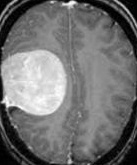
#> input picture BrainTumor_Classification_DL/uploads/aug_Y_1_0_1897.jpg, 137 x 165 px, found by its file name
$ jupyter execute --allow-errors 'Advance DL Project Brain Tumor Image Classification.ipynb'   (shell and % lines are left out)
#> lines starting #> are read from the running program, lines starting #| are printed output that depends on the picture; after the words box and inside, x2 and y2 are one past the last pixel; in counts of white or black regions, pixels touching at a corner belong together
[cell 1]
import pandas as pd
import numpy as np
import matplotlib.pyplot as plt
import os, shutil
import cv2
import matplotlib.image as mpimg
import seaborn as sns
plt.style.use('ggplot')

[cell 2]
# Dataset
import zipfile

#> (the rest of this cell did not finish here and is left out)

[cell 3]
folder = 'brain_tumor_dataset/yes/'
count = 1

#> (the rest of this cell did not finish here and is left out)

[cell 4]
folder = 'brain_tumor_dataset/no/'
count = 1

#> (the rest of this cell did not finish here and is left out)

[cell 5]
# EDA(Exploratory Data Analysis)

#> (a cell that did not finish here is left out)

[cell 7]
# Plot

#> (a cell that did not finish here is left out)

[cell 9]
# Data Augmentation
# 155(61%), 98(39%)
# imbalance

[cell 10]
import tensorflow as tf
from tensorflow.keras.preprocessing.image import ImageDataGenerator
from tensorflow.keras.models import Model
from tensorflow.keras.layers import Flatten, Dense, Dropout
from tensorflow.keras.applications.vgg19 import VGG19
from tensorflow.keras.optimizers import SGD, Adam
from tensorflow.keras.callbacks import ModelCheckpoint, EarlyStopping, ReduceLROnPlateau

[cell 11]
def timing(sec_elapsed):
    h = int(sec_elapsed / (60*60))
    m = int(sec_elapsed % (60*60) / 60)
    s = sec_elapsed % 60
    return f"{h}:{m}:{s}"

[cell 12]
def augmented_data(file_dir, n_generated_samples, save_to_dir):
    data_gen = ImageDataGenerator(rotation_range=10,
                      width_shift_range=0.1,
                      height_shift_range=0.1,
                      shear_range=0.1,
                      brightness_range=(0.3, 1.0),
                      horizontal_flip=True,
                      vertical_flip=True,
                      fill_mode='nearest')
    for filename in os.listdir(file_dir):
        image = cv2.imread(file_dir + '/' + filename)
        image = image.reshape((1,) + image.shape)
        save_prefix = 'aug_' + filename[:-4]
        i=0
        for batch in data_gen.flow(x = image, batch_size = 1, save_to_dir = save_to_dir, save_prefix = save_prefix, save_format = "jpg"):
            i+=1
            if i>n_generated_samples:
                break

[cell 13]
import os
import time

yes_path = 'brain_tumor_dataset/yes'
no_path = 'brain_tumor_dataset/no'
augmented_data_path = 'augmented_data/'

# Ensure output folders exist
os.makedirs(augmented_data_path + 'yes', exist_ok=True)
os.makedirs(augmented_data_path + 'no', exist_ok=True)

start_time = time.time()

augmented_data(file_dir = yes_path, n_generated_samples=6, save_to_dir=augmented_data_path+'yes')
#> (the call stopped at in augmented_data, `data_gen = ImageDataGenerator(rotation_range=10, width_shift_range=0.1..`: tensorflow is not available in this run)
augmented_data(file_dir = no_path, n_generated_samples=9, save_to_dir=augmented_data_path+'no')
#> (the call stopped at in augmented_data, `data_gen = ImageDataGenerator(rotation_range=10, width_shift_range=0.1..`: tensorflow is not available in this run)

end_time = time.time()
print(f"Execution Time: {end_time - start_time:.2f} seconds")

[cell 14]
def data_summary(main_path):
    yes_path = "augmented_data/yes/"
    no_path = "augmented_data/no/"

    n_pos = len(os.listdir(yes_path))
    n_neg = len(os.listdir(no_path))

    n = (n_pos + n_neg)

    pos_per = (n_pos*100)/n
    neg_per = (n_neg*100)/n

    print(f"Number of sample: {n}")
    print(f"{n_pos} Number of positive sample in percentage: {pos_per}%")
    print(f"{n_neg} Number of negative sample in percentage: {neg_per}%")

#> (a cell that did not finish here is left out)

[cell 16]
listyes = os.listdir("augmented_data/yes/")
number_files_yes = len(listyes)
print(number_files_yes)

listno = os.listdir("augmented_data/no/")
number_files_no = len(listno)
print(number_files_no)

[cell 17]
data = {'tumorous': number_files_yes, 'non-tumorous': number_files_no}

typex = data.keys()
values = data.values()

fig = plt.figure(figsize=(5,7))

plt.bar(typex, values, color="red")

plt.xlabel("Data")
plt.ylabel("No of Brain Tumor Images")
plt.title("Count of Brain Tumor Images")
plt.show()
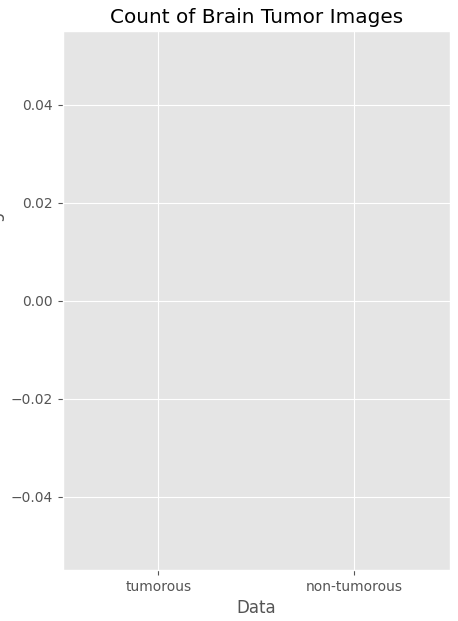
#> figure drawn by matplotlib, 1 panel
#> further down, img is the input picture: shape (165, 137, 3); min 0, max 255, mean 114.1

[cell 18]
# Data Preprocessing

[cell 19]
# Convert BGR TO GRAY
# GaussianBlur
# Threshold
# Erode
# Dilate
# Find Contours

[cell 20]
import imutils
def crop_brain_tumor(image, plot=False):
#> called with plot = True
    gray = cv2.cvtColor(image, cv2.COLOR_BGR2GRAY)
    gray = cv2.GaussianBlur(gray, (5,5), 0)
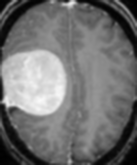
#> gray: shape (165, 137); min 0, max 250, mean 114.2

    thres = cv2.threshold(gray, 45, 255, cv2.THRESH_BINARY)[1]
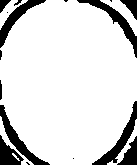
#> thres: shape (165, 137); 85.7% white; 16 black regions (6 under 20 px), largest, box (x1, y1, x2, y2) and area: (92, 101, 137, 165) 600, (77, 0, 137, 58) 581, (0, 105, 50, 165) 573
    thres =cv2.erode(thres, None, iterations = 2)
#> thres: shape (165, 137); 77.2% white; 8 black regions, largest, box (x1, y1, x2, y2) and area: (0, 103, 52, 165) 1412, (90, 99, 137, 165) 1333, (0, 0, 48, 62) 1028
    thres = cv2.dilate(thres, None, iterations = 2)
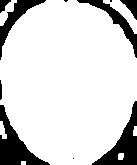
#> thres: shape (165, 137); 83.8% white; 10 black regions (3 under 20 px)

    cnts = cv2.findContours(thres.copy(), cv2.RETR_EXTERNAL, cv2.CHAIN_APPROX_SIMPLE)
#> cnts = 7 contours, 1 with area under 20; largest, box (x1, y1, x2, y2) and area: (0, 0, 137, 165) 18006, (103, 0, 137, 34) 314, (0, 0, 17, 26) 150, (0, 121, 7, 139) 59, (118, 153, 124, 160) 28, (133, 126, 137, 136) 24
    cnts = imutils.grab_contours(cnts)
    c = max(cnts, key = cv2.contourArea)
#> c = contour of 188 points, box (x1, y1, x2, y2) (0, 0, 137, 165), area 18006

    extLeft = tuple(c[c[:,:,0].argmin()][0])
#> extLeft = (0, 60)
    extRight = tuple(c[c[:,:,0].argmax()][0])
#> extRight = (136, 100)
    extTop = tuple(c[c[:,:,1].argmin()][0])
#> extTop = (46, 0)
    extBot = tuple(c[c[:,:,1].argmax()][0])
#> extBot = (50, 164)

    new_image = image[extTop[1]:extBot[1], extLeft[0]:extRight[0]]
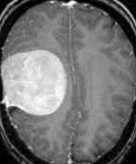
#> new_image: shape (164, 136, 3); min 0, max 255, mean 115.2

    if plot:
        plt.figure()
        plt.subplot(1, 2, 1)
        plt.imshow(image)

        plt.tick_params(axis='both', which='both',
                        top=False, bottom=False, left=False, right=False,
                        labelbottom=False, labeltop=False, labelleft=False, labelright=False)

        plt.title('Original Image')

        plt.subplot(1, 2, 2)
        plt.imshow(new_image)

        plt.tick_params(axis='both', which='both',
                        top=False, bottom=False, left=False, right=False,
                        labelbottom=False, labeltop=False, labelleft=False, labelright=False)

        plt.title('Cropped Image')
        plt.show()
    return new_image

[cell 21]
img = cv2.imread('augmented_data/yes/aug_Y_1_0_1897.jpg')
crop_brain_tumor(img, True)

[cell 22]
img = cv2.imread('augmented_data/no/aug_N_1_0_1853.jpg')
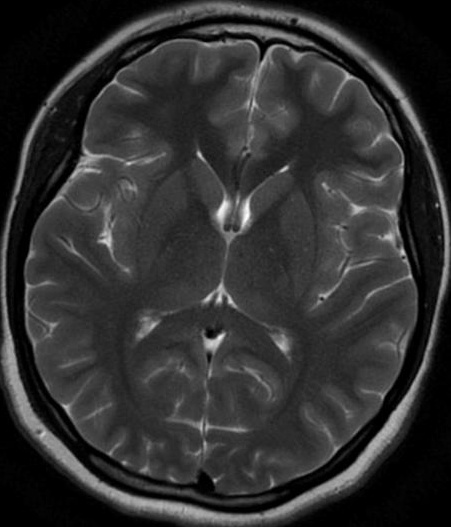
#> input picture BrainTumor_Classification_DL/uploads/aug_N_1_0_1853.jpg, 451 x 527 px, found by its file name
#> img is the input picture: shape (527, 451, 3); min 0, max 255, mean 48.7
crop_brain_tumor(img, True)
#> call 2 of crop_brain_tumor, with plot = True
#> in crop_brain_tumor (call 2), `thres = cv2.threshold(gray, 45, 255, cv2.THRESH_BINARY)[1]`:
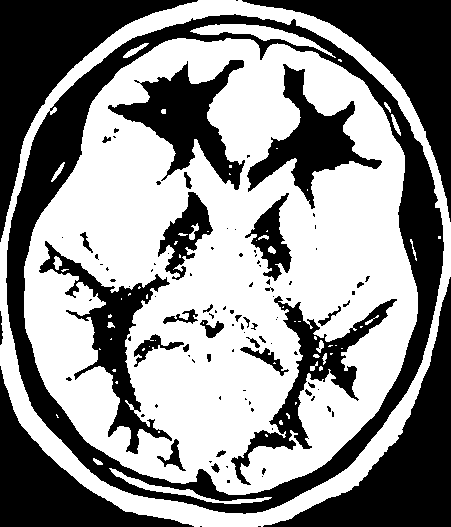
#> thres: shape (527, 451); 55.9% white; 106 black regions (70 under 20 px), largest, box (x1, y1, x2, y2) and area: (6, 14, 444, 514) 28736, (263, 277, 451, 527) 12860, (0, 0, 198, 242) 12707
#> in crop_brain_tumor (call 2), `thres =cv2.erode(thres, None, iterations = 2)`:
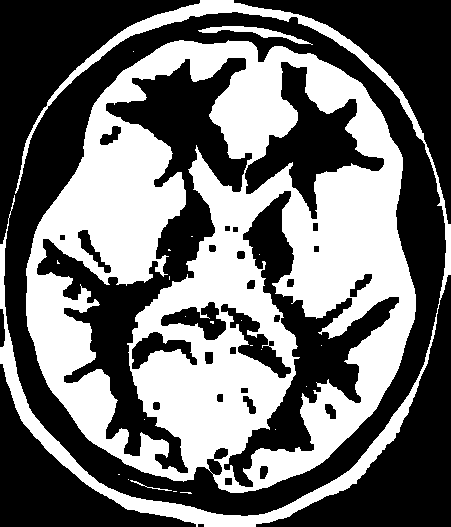
#> thres: shape (527, 451); 43.7% white; 23 white regions (19 under 20 px), largest, box (x1, y1, x2, y2) and area: (26, 40, 416, 493) 90490, (0, 0, 451, 527) 12669, (198, 26, 313, 45) 580, (130, 480, 172, 491) 59
#> in crop_brain_tumor (call 2), `thres = cv2.dilate(thres, None, iterations = 2)`:
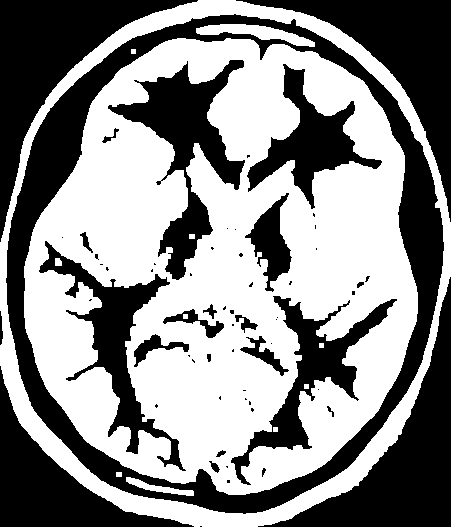
#> thres: shape (527, 451); 54.5% white; 63 black regions (39 under 20 px)
#> in crop_brain_tumor (call 2), `cnts = cv2.findContours(thres.copy(), cv2.RETR_EXTERNAL, cv2.CHAIN_APP..`: cnts = 1 contour; box (x1, y1, x2, y2) and area: (0, 0, 451, 527) 190932
#> in crop_brain_tumor (call 2), `c = max(cnts, key = cv2.contourArea)`: c = contour of 659 points, box (x1, y1, x2, y2) (0, 0, 451, 527), area 190932
#> in crop_brain_tumor (call 2), `extLeft = tuple(c[c[:,:,0].argmin()][0])`: extLeft = (0, 242)
#> in crop_brain_tumor (call 2), `extRight = tuple(c[c[:,:,0].argmax()][0])`: extRight = (450, 276)
#> in crop_brain_tumor (call 2), `extTop = tuple(c[c[:,:,1].argmin()][0])`: extTop = (198, 0)
#> in crop_brain_tumor (call 2), `extBot = tuple(c[c[:,:,1].argmax()][0])`: extBot = (194, 526)
#> in crop_brain_tumor (call 2), `new_image = image[extTop[1]:extBot[1], extLeft[0]:extRight[0]]`:
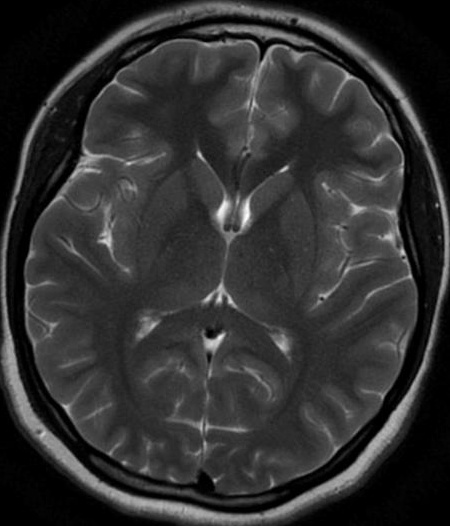
#> new_image: shape (526, 450, 3); min 0, max 255, mean 48.9

[cell 23]
folder1 = 'augmented_data/no/'
folder2 = 'augmented_data/yes/'

for filename in os.listdir(folder1):
    img = cv2.imread(folder1 + filename)
    img = crop_brain_tumor(img, False)
    cv2.imwrite(folder1 + filename, img)
for filename in os.listdir(folder2):
    img = cv2.imread(folder2 + filename)
    img = crop_brain_tumor(img, False)
    cv2.imwrite(folder2 + filename, img)

[cell 24]
# image loading

[cell 25]
from sklearn.utils import shuffle
def load_data(dir_list, image_size):
    X=[]
    y=[]

    image_width, image_height=image_size

    for directory in dir_list:
        for filename in os.listdir(directory):
            image = cv2.imread(directory + '/' + filename)
            image = crop_brain_tumor(image, plot=False)
            image = cv2.resize(image, dsize=(image_width, image_height), interpolation = cv2.INTER_CUBIC)
            image = image/255.00
            X.append(image)
            if directory[-3:] == "yes":
                y.append(1)
            else:
                y.append(0)
    X=np.array(X)
    y=np.array(y)

    X,y = shuffle(X,y)
    print(f"Number of example is : {len(X)}")
    print(f"X SHAPE is : {X.shape}")
    print(f"y SHAPE is : {y.shape}")
    return X,y

[cell 26]
augmented_path = 'augmented_data/'
augmeneted_yes = augmented_path + 'yes'
augmeneted_no = augmented_path + 'no'

IMAGE_WIDTH, IMAGE_HEIGHT = (240,240)

X,y = load_data([augmeneted_yes, augmeneted_no], (IMAGE_WIDTH, IMAGE_HEIGHT))

[cell 27]
def plot_sample_images(X, y, n=50):

#> called with X = array of shape (0,), y = array of shape (0,), n = 50
    for label in [0,1]:
        images = X[np.argwhere(y == label)]
        n_images = images[:n]

        columns_n = 10
        rows_n = int(n/ columns_n)

        plt.figure(figsize=(20, 10))

        i = 1
        for image in n_images:
            plt.subplot(rows_n, columns_n, i)
            plt.imshow(image[0])

            plt.tick_params(axis='both', which='both',
                            top=False, bottom=False, left=False, right=False,
                            labelbottom=False, labeltop=False, labelleft=False,
                            labelright=False)

            i += 1

        label_to_str = lambda label: "Yes" if label == 1 else "No"
        plt.suptitle(f"Brain Tumor: {label_to_str(label)}")
        plt.show()
